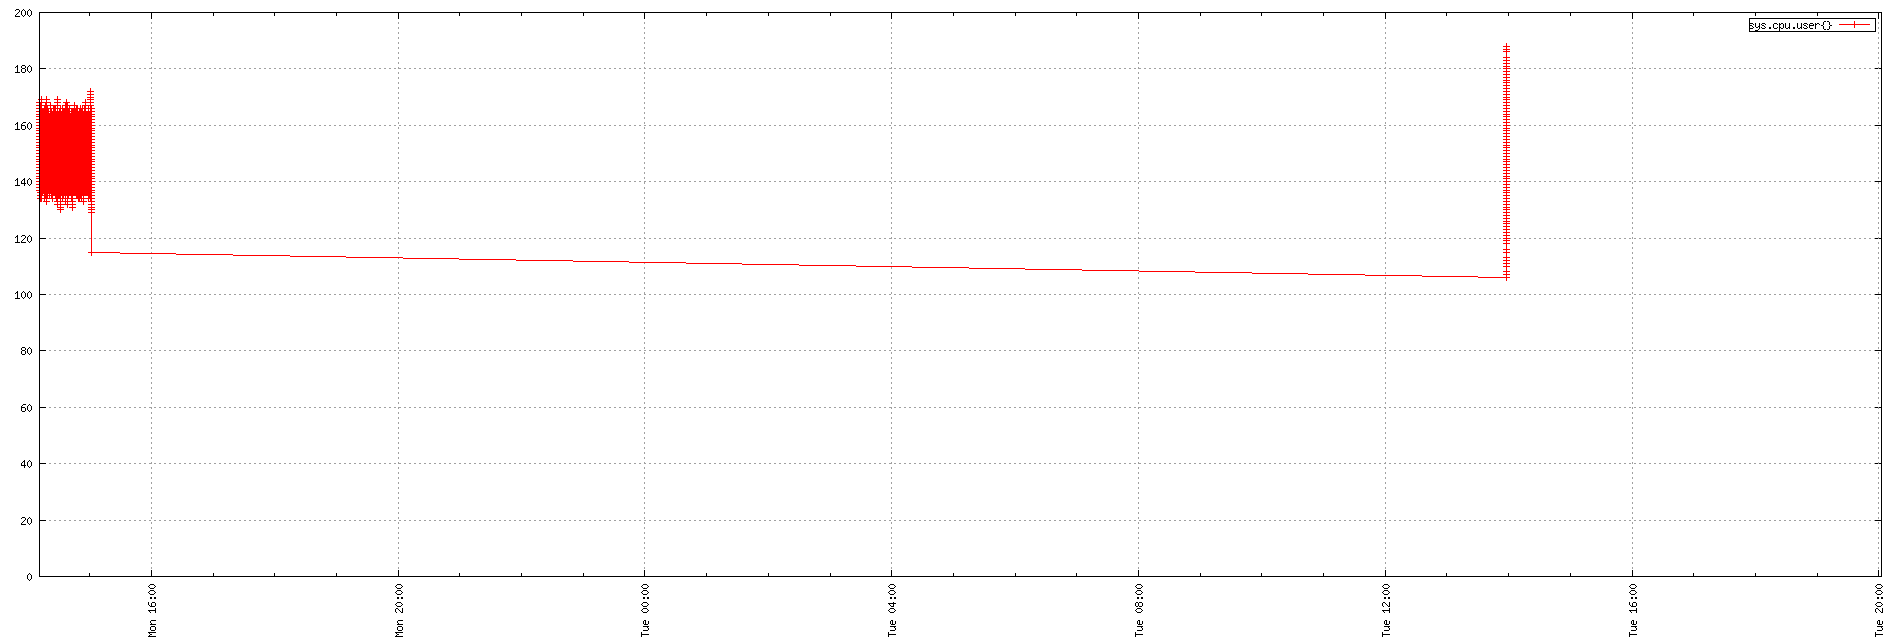

The gnuplot source for this figure:
set term png small size 1900,644
set xdata time
set timefmt "%s"
if (GPVAL_VERSION < 4.6) set xtics rotate; else set xtics rotate right
set output "${TMPDIR-'tmp'}/tsd/686054b3.png"
set xrange ["1673878273":"1673985756"]
set format x "%a %H:%M"
set grid
set style data linespoint
set key right box
set yrange [0:]
plot  "${TMPDIR-'tmp'}/tsd/686054b3_0.dat" using 1:2 title "sys.cpu.user{}"
